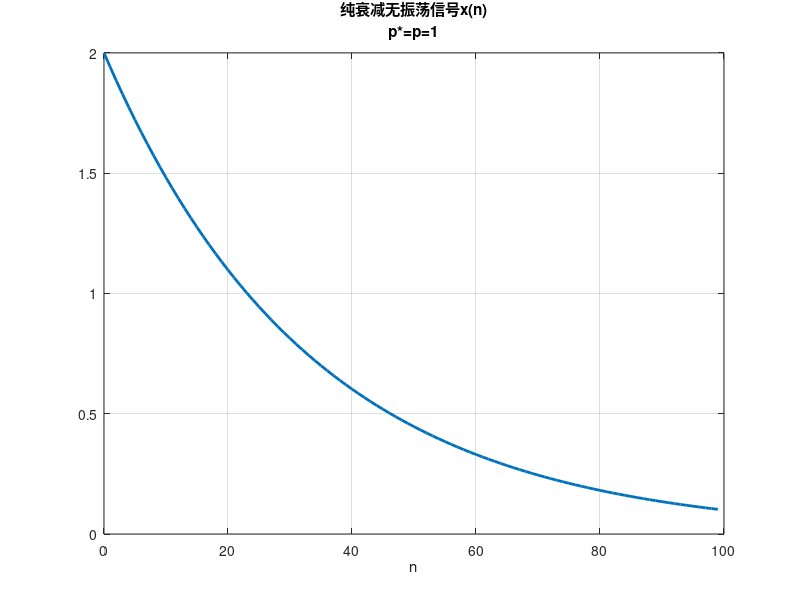

This chart was generated by the following MATLAB code: (Note: this script raises an error after producing the figure.)
%% 纯衰减无振荡信号的研究
%% p*=p=1
clear, clc
close all
sgm0 = 0.03; % 初始化参数σ0
A0 = 2; % 初始化参数A0
N = 100;
n = 0:N-1;
xn = exp(n(:)*(-sgm0))*A0(:); % 纯衰减无振荡的采样信号

figure % 展示采样信号x(n)
plot(n, xn, 'LineWidth', 2)
xlabel('n')
title({'纯衰减无振荡信号x(n)'; 'p*=p=1'})
grid on

%% 
close all
theta0 = [sgm0; A0]; % 选择一个中心参数向量θ*
% ↓↓↓在以下修改方向向量δ和η的值↓↓↓
% delta = [0.01; 0.5];
% eta = [0.03; 0.6];
delta = [0.02; 1];
eta = [0.003; 2];
% ↑↑↑在以上修改方向向量δ和η的值↑↑↑

alpha = -1:0.01:1;
beta = alpha;
E = zeros(length(alpha),length(beta));
for k1 = 1:length(alpha)
    for k2 = 1:length(beta)
        theta_v = theta0+alpha(k1)*delta+beta(k2)*eta; % 加权平均得到参数θ(α,β)
        G = sig_gen_decay(theta_v,n); % 根据θ(α,β)产生的信号，即预测信号
        E(k1,k2) = norm(xn(:)-G(:),2); % 二维损失函数，为2-范数
    end
end
[ind1, ind2] = find(E == min(min(E)));

figure
subplot(1,2,1) % 绘制网格图
mesh(beta,alpha,E)
xlabel('\beta')
ylabel('\alpha')
title({'损失函数网格图'; 'p*=p=1，纯衰减信号'} )
view(-30,10)
hold on
plot3(beta(ind2), alpha(ind1), E(ind1, ind2), 'ro', 'LineWidth', 2)
text(beta(ind2), alpha(ind1), E(ind1, ind2), ' \leftarrow 最优解', 'Color','red','FontSize',14)

subplot(1,2,2) % 绘制等高线图
contour(alpha,beta,E)
xlabel('\beta')
ylabel('\alpha')
title({'损失函数等高线图'; 'p*=p=1，纯衰减信号'} )
hold on
plot(beta(ind2), alpha(ind1), 'r*', 'LineWidth', 1)
text(beta(ind2), alpha(ind1),  ' \leftarrow 最优解', 'Color','red','FontSize',14)

%% 不同的总点数N对损失函数的影响
%% 展示三个N下不同的x(n)
clear, clc
close all
sgm0 = 0.03; % 初始化参数σ0
A0 = 2; % 初始化参数A0
N1 = 16; N2 = 32; N3 = 64;
n1 = 0:N1-1; n2 = 0:N2-1; n3 = 0:N3-1;
xn1 = exp(n1(:)*(-sgm0))*A0(:); % N1=32的x1(n)
xn2 = exp(n2(:)*(-sgm0))*A0(:); % N2=64的x2(n)
xn3 = exp(n3(:)*(-sgm0))*A0(:); % N3=128的x3(n)

figure 
subplot(311)
plot(n1,xn1, 'LineWidth', 2)
xlabel({'n'; '(a)'}, 'FontSize', 12 )
title('x_1(n)，N_1 = 16')
axis([0, 70, 0, 2])
grid on

subplot(312)
plot(n2,xn2, 'LineWidth', 2)
xlabel({'n'; '(b)'}, 'FontSize', 12 )
title('x_2(n)，N_2 = 32')
axis([0, 70, 0, 2])
grid on

subplot(313)
plot(n3,xn3, 'LineWidth', 2)
xlabel({'n'; '(c)'}, 'FontSize', 12 )
title('x_3(n)，N_3 = 64')
axis([0, 70, 0, 2])
grid on

%% N1 = 16
clear, clc
close all
sgm0 = 0.03; % 初始化参数σ0
A0 = 2; % 初始化参数A0
N1 = 16;
n = 0:N1-1;
xn = exp(n(:)*(-sgm0))*A0(:); % N1=16的x1(n)

theta0 = [sgm0; A0]; % 选择一个中心参数向量θ*
delta = [0.02; 1];
eta = [0.003; 2];

alpha = -1:0.01:1;
beta = alpha;
E = zeros(length(alpha),length(beta));
for k1 = 1:length(alpha)
    for k2 = 1:length(beta)
        theta_v = theta0+alpha(k1)*delta+beta(k2)*eta; % 加权平均得到参数θ(α,β)
        G = sig_gen_decay(theta_v,n); % 根据θ(α,β)产生的信号，即预测信号
        E(k1,k2) = norm(xn(:)-G(:),2); % 二维损失函数，为2-范数
    end
end
[ind1, ind2] = find(E == min(min(E)));

figure
subplot(3,2,1) % 绘制网格图
mesh(beta,alpha,E)
xlabel({'\beta'; '(a)'})
ylabel('\alpha')
title({'损失函数网格图'; 'p*=p=1，纯衰减信号，N_1=16'} )
view(-30,10)
hold on
plot3(beta(ind2), alpha(ind1), E(ind1, ind2), 'ro', 'LineWidth', 2)
text(beta(ind2), alpha(ind1), E(ind1, ind2), ' \leftarrow 最优解', 'Color','red','FontSize',14)

subplot(3,2,2) % 绘制等高线图
contour(alpha,beta,E,'ShowText','on')
xlabel({'\beta'; '(b)'})
ylabel('\alpha')
title({'损失函数等高线图'; 'p*=p=1，纯衰减信号，N_1=16'} )
hold on
plot(beta(ind2), alpha(ind1), 'r*', 'LineWidth', 1)
text(beta(ind2), alpha(ind1),  ' \leftarrow 最优解', 'Color','red','FontSize',14)


%% N2 = 32
clear, clc
% close all
sgm0 = 0.03; % 初始化参数σ0
A0 = 2; % 初始化参数A0
N2 = 32;
n = 0:N2-1;
xn = exp(n(:)*(-sgm0))*A0(:); % 纯衰减无振荡的采样信号

theta0 = [sgm0; A0]; % 选择一个中心参数向量θ*
delta = [0.02; 1];
eta = [0.003; 2];

alpha = -1:0.01:1;
beta = alpha;
E = zeros(length(alpha),length(beta));
for k1 = 1:length(alpha)
    for k2 = 1:length(beta)
        theta_v = theta0+alpha(k1)*delta+beta(k2)*eta; % 加权平均得到参数θ(α,β)
        G = sig_gen_decay(theta_v,n); % 根据θ(α,β)产生的信号，即预测信号
        E(k1,k2) = norm(xn(:)-G(:),2); % 二维损失函数，为2-范数
    end
end
[ind1, ind2] = find(E == min(min(E)));

subplot(3,2,3) % 绘制网格图
mesh(beta,alpha,E)
xlabel({'\beta'; '(c)'})
ylabel('\alpha')
title({'损失函数网格图'; 'p*=p=1，纯衰减信号，N_2=32'} )
view(-30,10)
hold on
plot3(beta(ind2), alpha(ind1), E(ind1, ind2), 'ro', 'LineWidth', 2)
text(beta(ind2), alpha(ind1), E(ind1, ind2), ' \leftarrow 最优解', 'Color','red','FontSize',14)

subplot(3,2,4) % 绘制等高线图
contour(alpha,beta,E,'ShowText','on')
xlabel({'\beta'; '(d)'})
ylabel('\alpha')
title({'损失函数等高线图'; 'p*=p=1，纯衰减信号，N_2=32'} )
hold on
plot(beta(ind2), alpha(ind1), 'r*', 'LineWidth', 1)
text(beta(ind2), alpha(ind1),  ' \leftarrow 最优解', 'Color','red','FontSize',14)

%% N3 = 64
clear, clc
% close all
sgm0 = 0.03; % 初始化参数σ0
A0 = 2; % 初始化参数A0
N3 = 64;
n = 0:N3-1;
xn = exp(n(:)*(-sgm0))*A0(:); % 纯衰减无振荡的采样信号

theta0 = [sgm0; A0]; % 选择一个中心参数向量θ*
delta = [0.02; 1];
eta = [0.003; 2];

alpha = -1:0.01:1;
beta = alpha;
E = zeros(length(alpha),length(beta));
for k1 = 1:length(alpha)
    for k2 = 1:length(beta)
        theta_v = theta0+alpha(k1)*delta+beta(k2)*eta; % 加权平均得到参数θ(α,β)
        G = sig_gen_decay(theta_v,n); % 根据θ(α,β)产生的信号，即预测信号
        E(k1,k2) = norm(xn(:)-G(:),2); % 二维损失函数，为2-范数
    end
end
[ind1, ind2] = find(E == min(min(E)));

subplot(3,2,5) % 绘制网格图
mesh(beta,alpha,E)
xlabel({'\beta'; '(e)'})
ylabel('\alpha')
title({'损失函数网格图'; 'p*=p=1，纯衰减信号，N_3=64'} )
view(-30,10)
hold on
plot3(beta(ind2), alpha(ind1), E(ind1, ind2), 'ro', 'LineWidth', 2)
text(beta(ind2), alpha(ind1), E(ind1, ind2), ' \leftarrow 最优解', 'Color','red','FontSize',14)

subplot(3,2,6) % 绘制等高线图
contour(alpha,beta,E,'ShowText','on')
xlabel({'\beta'; '(f)'})
ylabel('\alpha')
title({'损失函数等高线图'; 'p*=p=1，纯衰减信号，N_2=64'} )
hold on
plot(beta(ind2), alpha(ind1), 'r*', 'LineWidth', 1)
text(beta(ind2), alpha(ind1),  ' \leftarrow 最优解', 'Color','red','FontSize',14)





%% σ的分辨率
clear,clc
close all
sgm0 = [0.1, 0.9]; % 初始化参数σ1、σ2
A0 = [2, 3]; % 初始化参数A1、A2
N = 32;
n = 0:N-1;
xn = A0*exp((-sgm0(:))*n); % 纯衰减无振荡的采样信号

theta0 = [sgm0(:); A0(:)]; % 选择一个中心点θ*
% ↓↓↓在以下修改方向向量δ和η的值↓↓↓
delta = [0.01; 0.03; 0.4; 2];
eta = [0.02; 0.02; 3; 0.6];
% ↑↑↑在以上修改方向向量δ和η的值↑↑↑

alpha = -1:0.01:1;
beta = alpha;
E = zeros(length(alpha),length(beta));
for k1 = 1:length(alpha)
    for k2 = 1:length(beta)
        theta_v = theta0+alpha(k1)*delta+beta(k2)*eta; % 加权平均得到参数θ(α,β)
        G = sig_gen_decay_p2(theta_v,n); % 根据θ(α,β)产生采样信号
        % 此时产生信号的函数变为sig_gen_p2，对应的是p*=2的情况
        E(k1,k2) = norm(xn(:)-G(:),2); % 二维损失函数，为2-范数
    end
end

figure
subplot(1,2,1) % 绘制网格图
mesh(beta,alpha,E)
view(-50,5)
zlim([0,10])
xlabel('\beta')
ylabel('\alpha')
title({'损失函数网格图'; ['p*=p=2，N=', num2str(N)]; ['σ_1=', num2str(sgm0(1)), ...
    '，σ_2=', num2str(sgm0(2)), '，Δσ=', num2str(abs(sgm0(2)-sgm0(1)))]} )
subplot(1,2,2) % 绘制等高线图
contour(alpha,beta,log(E),[-3,-2.5,-2,-1.5,-1,0,1],'ShowText','on',LineWidth=1.5)
xlabel('\beta')
ylabel('\alpha')
xlim([-0.1,0.1])
ylim([-0.1,0.1])
title({'损失函数等高线图，值=lg(E)'; ['p*=p=2，N=', num2str(N)]; ['σ_1=', num2str(sgm0(1)), ...
    '，σ_2=', num2str(sgm0(2)), '，Δσ=', num2str(abs(sgm0(2)-sgm0(1)))]} )


%% 加噪声后的影响
%% p*=p=1
clear,clc
close all
sgm0 = 0.2; % 初始化参数σ0
A0 = 6; % 初始化参数A0，为了不让噪声过度干扰，取较大的幅度
N = 32;
n = 0:N-1;
xn = A0*exp((-sgm0)*n); % 纯衰减无振荡的采样信号
noise1 = rand(1, N); % 较小的噪声信号，幅度为0~1
noise2 = randn(1, N); % 较大的噪声信号，幅度从标准正态分布得到
xn_noise1 = xn+noise1; %加小噪声后的信号
xn_noise2 = xn+noise2; %加大噪声后的信号

figure
subplot(3,1,1)
plot(n, xn,LineWidth=2)
xlabel({'n'; '(a)'}, 'FontSize', 10 )
title('原信号x(n)')
grid on

subplot(3,1,2)
plot(n, xn_noise1,LineWidth=2)
xlabel({'n'; '(b)'}, 'FontSize', 10 )
title('加小噪声后的信号x\_noise1(n)')
grid on

subplot(3,1,3)
plot(n, xn_noise2,LineWidth=2)
xlabel({'n'; '(c)'}, 'FontSize', 10 )
title('加大噪声后的信号x\_noise2(n)')
grid on

%% 
close all
theta0 = [sgm0(:); A0(:)]; % 选择一个中心参数向量θ*
% delta = [0.15; 0.3];
% eta = [0.04; 3]; % δ1，η1
% delta = [0.06; 0.05];
% eta = [0.01; 2]; % δ2，η2
delta = [0.1; 0.4];
eta = [0.05; 3]; % δ3，η3

alpha = -1:0.01:1;
beta = alpha;
E = zeros(length(alpha),length(beta));
E_noise1 = E;
E_noise2 = E;
for k1 = 1:length(alpha)
    for k2 = 1:length(beta)
        theta_v = theta0+alpha(k1)*delta+beta(k2)*eta; % 加权平均得到参数θ(α,β)
        G = sig_gen_decay(theta_v,n); % 根据θ(α,β)产生的信号，即预测信号
        E(k1,k2) = norm(xn(:)-G(:),2); % 未加噪声的损失函数
        E_noise1(k1,k2) = norm(xn_noise1(:)-G(:),2); % 加小噪声后的损失函数
        E_noise2(k1,k2) = norm(xn_noise2(:)-G(:),2); % 加大噪声后的损失函数
    end
end
[i1, i2] = find(E == min(min(E)));
[i11, i12] = find(E_noise1 == min(min(E_noise1)));
[i21, i22] = find(E_noise2 == min(min(E_noise2)));

figure
subplot(2,3,1) % 绘制网格图
mesh(beta,alpha,E)
xlabel({'\beta'; '(a)'})
ylabel('\alpha')
view(-30,5)
zlim([0,10])
title({'损失函数网格图'; '纯衰减无振荡，p*=p=1'; 'δ_3，η_3，未加噪声'} )
hold on
plot3(beta(i2), alpha(i1), E(i1, i2), 'ro', 'LineWidth', 2)
text(beta(i2), alpha(i1), E(i1, i2), ' \leftarrow 最优解', 'Color','red','FontSize',14)

subplot(2,3,4) % 绘制等高线图
contour(alpha, beta, E, LineWidth=1.5,ShowText="on")
xlabel({'\beta'; '(d)'})
ylabel('\alpha')
title({'损失函数等高线图'; '纯衰减无振荡，p*=p=1'; 'δ_3，η_3，未加噪声'} )
hold on
plot(beta(i2), alpha(i1), 'r*', 'LineWidth', 1)
text(beta(i2), alpha(i1),  ' \leftarrow 最优解', 'Color','red','FontSize',14)

subplot(2,3,2) % 绘制网格图
mesh(beta,alpha,E_noise1)
xlabel({'\beta'; '(b)'})
ylabel('\alpha')
view(-30,5)
zlim([0,10])
title({'损失函数网格图'; '纯衰减无振荡，p*=p=1'; 'δ_3，η_3，加小噪声'} )
hold on
plot3(beta(i12), alpha(i11), E_noise1(i11, i12), 'ro', 'LineWidth', 2)
text(beta(i12), alpha(i11), E_noise1(i11, i12), ' \leftarrow 最优解', 'Color','red','FontSize',14)

subplot(2,3,5) % 绘制等高线图
contour(alpha, beta, E_noise1, LineWidth=1.5,ShowText="on")
xlabel({'\beta'; '(e)'})
ylabel('\alpha')
title({'损失函数等高线图'; '纯衰减无振荡，p*=p=1'; 'δ_3，η_3，加小噪声'} )
hold on
plot(beta(i12), alpha(i11), 'r*', 'LineWidth', 1)
text(beta(i12), alpha(i11),  ' \leftarrow 最优解', 'Color','red','FontSize',14)

subplot(2,3,3) % 绘制网格图
mesh(beta,alpha,E_noise2)
xlabel({'\beta'; '(c)'})
ylabel('\alpha')
view(-30,5)
zlim([0,10])
title({'损失函数网格图'; '纯衰减无振荡，p*=p=1'; 'δ_3，η_3，加大噪声'} )
hold on
plot3(beta(i22), alpha(i21), E_noise2(i21, i22), 'ro', 'LineWidth', 2)
text(beta(i22), alpha(i21), E_noise2(i21, i22), ' \leftarrow 最优解', 'Color','red','FontSize',14)

subplot(2,3,6) % 绘制等高线图
contour(alpha, beta, E_noise2, LineWidth=1.5,ShowText="on")
xlabel({'\beta'; '(f)'})
ylabel('\alpha')
title({'损失函数等高线图'; '纯衰减无振荡，p*=p=1'; 'δ_3，η_3，加大噪声'} )
hold on
plot(beta(i22), alpha(i21), 'r*', 'LineWidth', 1)
text(beta(i22), alpha(i21),  ' \leftarrow 最优解', 'Color','red','FontSize',14)

%% 画出最优解对应的信号
best_theta0 = theta0+alpha(i1)*delta+beta(i2)*eta; % 无噪声时最优解对应的θ
best_theta1 = theta0+alpha(i11)*delta+beta(i12)*eta; % 小噪声时最优解对应的θ
best_theta2 = theta0+alpha(i21)*delta+beta(i22)*eta; % 大噪声时最优解对应的θ

x0 = exp(n(:)*(-best_theta0(1)))*best_theta0(2); % 无噪声时最优解对应的预测信号
x1 = exp(n(:)*(-best_theta1(1)))*best_theta1(2); % 小噪声时最优解对应的预测信号
x2 = exp(n(:)*(-best_theta2(1)))*best_theta2(2); % 小噪声时最优解对应的预测信号

subplot(3,1,1)
plot(n, xn, 'y', 'LineWidth', 5)
grid on
hold on
plot(n, x0, 'b', 'LineWidth', 1.5)
xlabel({'n'; '(a)'}, 'FontSize', 10)
title({'蓝色：最优解对应的预测信号；黄色：原信号x(n)'; ['最优解处θ=[', num2str(best_theta0(1)),'; ' ...
    , num2str(best_theta0(2)), ']']})

subplot(3,1,2)
plot(n, xn_noise1, 'y', 'LineWidth', 4)
grid on
hold on
plot(n, x1, 'b', 'LineWidth', 1.5)
xlabel({'n'; '(b)'}, 'FontSize', 10)
title({'蓝色：加小噪声时最优解对应的预测信号；黄色：加小噪声的信号x\_noise1(n)'; ['最优解处θ=[', num2str(best_theta1(1)),'; ' ...
    , num2str(best_theta1(2)), ']']})

subplot(3,1,3)
plot(n, xn_noise2, 'y', 'LineWidth', 4)
grid on
hold on
plot(n, x2, 'b', 'LineWidth', 1.5)
xlabel({'n'; '(c)'}, 'FontSize', 10)
title({'蓝色：加大噪声时最优解对应的预测信号；黄色：加大噪声的信号x\_noise2(n)'; ['最优解处θ=[', num2str(best_theta2(1)),'; ' ...
    , num2str(best_theta2(2)), ']']})






%% y = x^4
clear,clc
close all
x = -5:0.1:5;
fx = x.^4;
figure
plot(x, fx, 'k', 'LineWidth', 2)
xlabel('x')
title('y = x^4')
grid on



